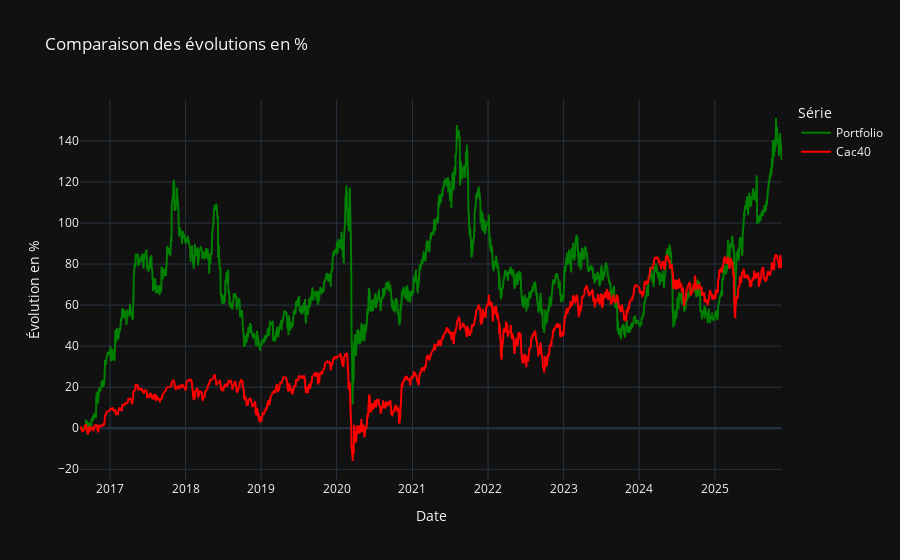

Source (notebook cell):
### Code cell
import plotly.express as px
import pandas as pd

money_norm = (final["Money"]/10000000*100) - 100
spx_norm = (final["Cac40"]/final["Cac40"].iloc[0]*100) - 100

df_plot = pd.DataFrame({
    "Date": final["Date"],
    "Portfolio": money_norm,
    "Cac40": spx_norm
}).melt(id_vars="Date", var_name="Série", value_name="Évolution en %")

fix = px.line(
    df_plot,
    x="Date",
    y="Évolution en %",
    color="Série",
    color_discrete_map={"Cac40": "red", "Portfolio": "green"},
    title="Comparaison des évolutions en %"
)

fix.update_layout(hovermode="x unified")
fix.show()

### Figure 1 — Plotly figure (JSON) as saved in the notebook; plotly's stock layout.template omitted (floating-point values rounded to 4 significant figures; data arrays with more than 128 entries replaced by an {"elided": "..."} marker saying what was removed)
{"data": [{"hovertemplate": "Série=Portfolio<br>Date=%{x}<br>Évolution en %=%{y}<extra></extra>", "legendgroup": "Portfolio", "line": {"color": "green", "dash": "solid"}, "marker": {"symbol": "circle"}, "mode": "lines", "name": "Portfolio", "showlegend": true, "x": {"elided": "2381 str values"}, "xaxis": "x", "y": {"elided": "2381 float values"}, "yaxis": "y", "type": "scattergl"}, {"hovertemplate": "Série=Cac40<br>Date=%{x}<br>Évolution en %=%{y}<extra></extra>", "legendgroup": "Cac40", "line": {"color": "red", "dash": "solid"}, "marker": {"symbol": "circle"}, "mode": "lines", "name": "Cac40", "showlegend": true, "x": {"elided": "2381 str values"}, "xaxis": "x", "y": {"elided": "2381 float values"}, "yaxis": "y", "type": "scattergl"}], "layout": {"xaxis": {"anchor": "y", "domain": [0.0, 1.0], "title": {"text": "Date"}}, "yaxis": {"anchor": "x", "domain": [0.0, 1.0], "title": {"text": "Évolution en %"}}, "legend": {"title": {"text": "Série"}, "tracegroupgap": 0}, "title": {"text": "Comparaison des évolutions en %"}, "hovermode": "x unified"}}
